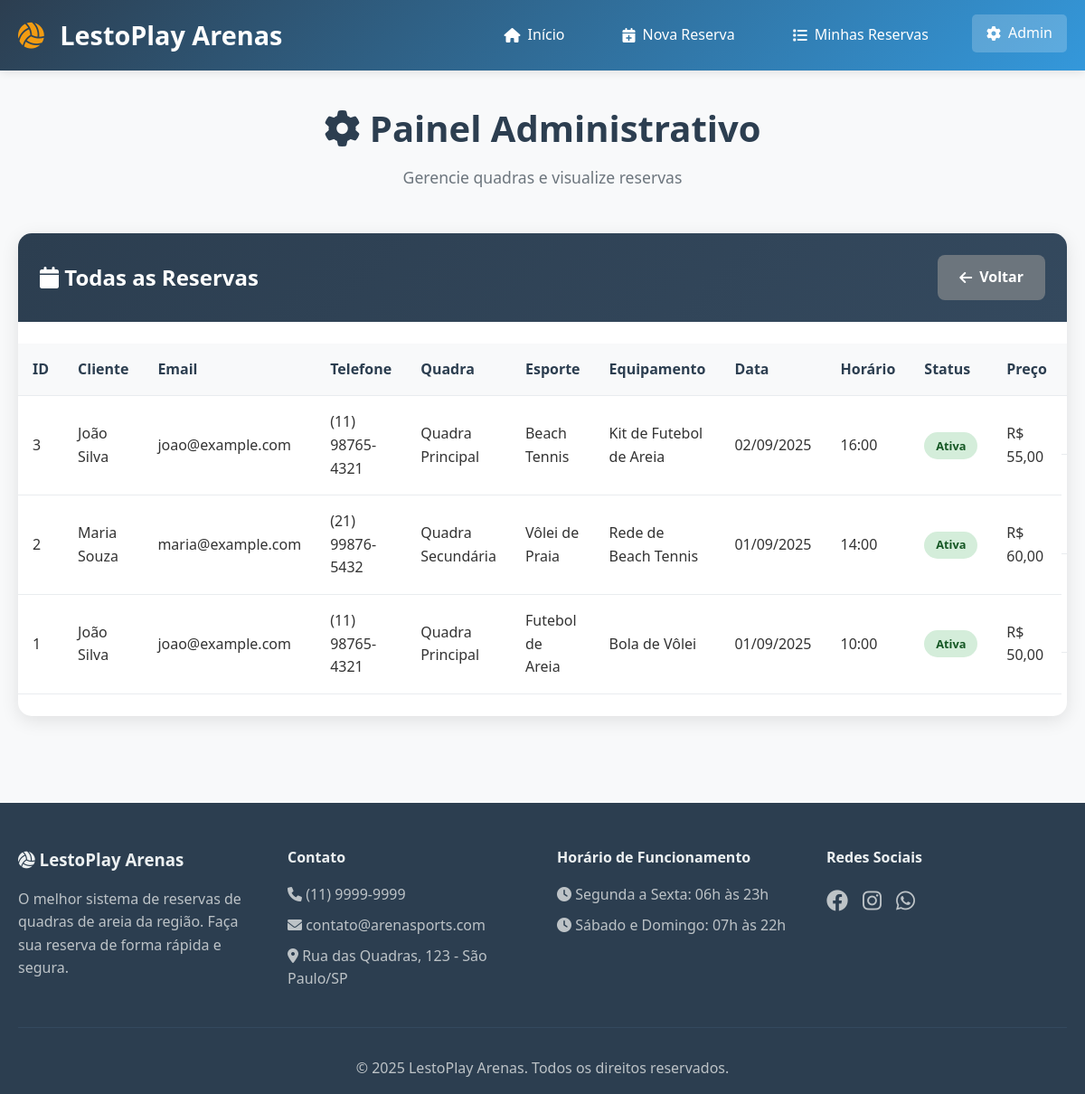
The page /admin.php?acao=reservas (signed in) on the database its author committed.
### tables this page shows
CREATE TABLE IF NOT EXISTS RESERVAS (
	IDRESERVA INT PRIMARY KEY AUTO_INCREMENT,
	HORARIO TIME,
	DATA DATE,
	PRECO DECIMAL (10, 2),
	STATUS VARCHAR (20),
	IDCLIENTE INT,
	IDESPORTE INT,
	IDEQUIP INT,
	IDQUADRA INT,
	FOREIGN KEY (IDCLIENTE) REFERENCES CLIENTE(IDCLIENTE),
	FOREIGN KEY (IDESPORTE) REFERENCES TIPOESPORTE(IDESPORTE),
	FOREIGN KEY (IDEQUIP) REFERENCES EQUIPAMENTO(IDEQUIP),
	FOREIGN KEY (IDQUADRA) REFERENCES quadras(id)
);

CREATE TABLE IF NOT EXISTS CLIENTE (
	IDCLIENTE INT PRIMARY KEY AUTO_INCREMENT,
	NOME VARCHAR (50),
	EMAIL VARCHAR (50),
	SENHA VARCHAR (50),
	TELEFONE VARCHAR (20)
);

CREATE TABLE IF NOT EXISTS quadras (
    id INT AUTO_INCREMENT PRIMARY KEY,
    nome VARCHAR(100) NOT NULL,
    localizacao VARCHAR(200) NOT NULL,
    preco_hora DECIMAL(10, 2) NOT NULL DEFAULT 0.00
);

CREATE TABLE IF NOT EXISTS TIPOESPORTE (
	IDESPORTE INT PRIMARY KEY AUTO_INCREMENT,
	MODALIDADE VARCHAR (50)
);

CREATE TABLE IF NOT EXISTS EQUIPAMENTO (
	IDEQUIP INT PRIMARY KEY AUTO_INCREMENT,
	NOME VARCHAR (50),
	QUANTIDADE INT
);

### includes/db.php (called while the page is built, shortened)
<?php
function formatarDataBR($data) {
    return date("d/m/Y", strtotime($data));
}
function formatarHora($hora) {
    return date("H:i", strtotime($hora));
}
?>

### admin.php (the view, shortened to what this page needs)
<?php
require_once ROOT_PATH . '/includes/db.php';
$acao = $_GET['acao'] ?? '';
try {
    $pdo = conectarDB();
    $stmt = $pdo->query("SELECT COUNT(*) as total FROM quadras");
    $total_quadras = $stmt->fetch()['total'];
    $stmt = $pdo->query("SELECT COUNT(*) as total FROM RESERVAS WHERE STATUS = 'ativa' AND DATA >= CURDATE()");
    $reservas_ativas = $stmt->fetch()['total'];
    $stmt = $pdo->query("SELECT COUNT(*) as total FROM RESERVAS WHERE DATA = CURDATE() AND STATUS = 'ativa'");
    $reservas_hoje = $stmt->fetch()['total'];
    $stmt = $pdo->query("SELECT SUM(PRECO) as total FROM RESERVAS WHERE STATUS = 'ativa' AND MONTH(DATA) = MONTH(CURDATE()) AND YEAR(DATA) = YEAR(CURDATE())");
    $faturamento_mes = $stmt->fetch()['total'] ?? 0;
    $stmt = $pdo->query("
        SELECT r.*, q.nome as nome_quadra, c.NOME as nome_cliente, te.MODALIDADE as nome_esporte, e.NOME as nome_equipamento
        FROM RESERVAS r
        JOIN quadras q ON r.IDQUADRA = q.id
        JOIN CLIENTE c ON r.IDCLIENTE = c.IDCLIENTE
        JOIN TIPOESPORTE te ON r.IDESPORTE = te.IDESPORTE
        JOIN EQUIPAMENTO e ON r.IDEQUIP = e.IDEQUIP
        ORDER BY r.DATA DESC, r.HORARIO DESC
        LIMIT 10
    ");
    $reservas_recentes = $stmt->fetchAll();
} catch (Exception $e) {
    $mensagem = "Erro ao carregar dados: " . $e->getMessage();
    $tipo_mensagem = "error";
    $quadras = [];
    $reservas_recentes = [];
}
include ROOT_PATH . '/includes/header.php';
?>
<div class="page-header">
    <h1><i class="fas fa-cog"></i> Painel Administrativo</h1>
    <p>Gerencie quadras e visualize reservas</p>
</div>
<?php if ($acao === '' || $acao === 'dashboard'): ?>
    <div class="admin-stats">
        <div class="stat-card">
            <div class="stat-icon">
                <i class="fas fa-volleyball-ball"></i>
            </div>
            <div class="stat-content">
                <div class="stat-number"><?php echo $total_quadras; ?></div>
                <div class="stat-label">Total de Quadras</div>
            </div>
        </div>
        <div class="stat-card">
            <div class="stat-icon">
                <i class="fas fa-calendar-check"></i>
            </div>
            <div class="stat-content">
                <div class="stat-number"><?php echo $reservas_ativas; ?></div>
                <div class="stat-label">Reservas Futuras</div>
            </div>
        </div>
        <div class="stat-card">
            <div class="stat-icon">
                <i class="fas fa-calendar-day"></i>
            </div>
            <div class="stat-content">
                <div class="stat-number"><?php echo $reservas_hoje; ?></div>
                <div class="stat-label">Reservas Hoje</div>
            </div>
        </div>
        <div class="stat-card">
            <div class="stat-icon">
                <i class="fas fa-dollar-sign"></i>
            </div>
            <div class="stat-content">
                <div class="stat-number">R$ <?php echo number_format($faturamento_mes, 2, ',', '.'); ?></div>
                <div class="stat-label">Faturamento do Mês</div>
            </div>
        </div>
    </div>
    <div class="admin-actions">
        <a href="?acao=adicionar" class="btn btn-primary">
            <i class="fas fa-plus"></i> Adicionar Quadra
        </a>
        <a href="dashboard.php" class="btn btn-info">
            <i class="fas fa-chart-bar"></i> Dashboard
        </a>
        <a href="?acao=quadras" class="btn btn-secondary">
            <i class="fas fa-list"></i> Gerenciar Quadras
        </a>
        <a href="?acao=reservas" class="btn btn-secondary">
            <i class="fas fa-calendar"></i> Ver Todas Reservas
        </a>
    </div>
    <div class="admin-sections">
        <div class="section">
            <h3><i class="fas fa-clock"></i> Reservas Recentes</h3>
            <div class="table-responsive">
                <table class="admin-table">
                    <thead>
                        <tr>
                            <th>Cliente</th>
                            <th>Quadra</th>
                            <th>Esporte</th>
                            <th>Equipamento</th>
                            <th>Data</th>
                            <th>Horário</th>
                            <th>Status</th>
                            <th>Preço</th>
                        </tr>
                    </thead>
                    <tbody>
                        <?php foreach ($reservas_recentes as $reserva): ?>
                            <tr>
                                <td><?php echo htmlspecialchars($reserva['nome_cliente']); ?></td>
                                <td><?php echo htmlspecialchars($reserva['nome_quadra']); ?></td>
                                <td><?php echo htmlspecialchars($reserva['nome_esporte']); ?></td>
                                <td><?php echo htmlspecialchars($reserva['nome_equipamento']); ?></td>
                                <td><?php echo formatarDataBR($reserva['DATA']); ?></td>
                                <td><?php echo formatarHora($reserva['HORARIO']); ?></td>
                                <td><span class="status status-<?php echo $reserva['STATUS']; ?>"><?php echo ucfirst($reserva['STATUS']); ?></span></td>
                                <td>R$ <?php echo number_format($reserva['PRECO'], 2, ',', '.'); ?></td>
                            </tr>
                        <?php endforeach; ?>
                    </tbody>
                </table>
            </div>
        </div>
    </div>
<?php elseif ($acao === 'reservas'): ?>
    <?php
    $stmt = $pdo->query("
        SELECT r.*, q.nome as nome_quadra, c.NOME as nome_cliente, c.EMAIL as email_cliente, c.TELEFONE as telefone_cliente, te.MODALIDADE as nome_esporte, e.NOME as nome_equipamento
        FROM RESERVAS r
        JOIN quadras q ON r.IDQUADRA = q.id
        JOIN CLIENTE c ON r.IDCLIENTE = c.IDCLIENTE
        JOIN TIPOESPORTE te ON r.IDESPORTE = te.IDESPORTE
        JOIN EQUIPAMENTO e ON r.IDEQUIP = e.IDEQUIP
        ORDER BY r.DATA DESC, r.HORARIO DESC
        LIMIT 50
    ");
    $todas_reservas = $stmt->fetchAll();
    ?>
    <div class="admin-section">
        <div class="section-header">
            <h2><i class="fas fa-calendar"></i> Todas as Reservas</h2>
            <a href="admin.php" class="btn btn-secondary">
                <i class="fas fa-arrow-left"></i> Voltar
            </a>
        </div>
        <div class="table-responsive">
            <table class="admin-table">
                <thead>
                    <tr>
                        <th>ID</th>
                        <th>Cliente</th>
                        <th>Email</th>
                        <th>Telefone</th>
                        <th>Quadra</th>
                        <th>Esporte</th>
                        <th>Equipamento</th>
                        <th>Data</th>
                        <th>Horário</th>
                        <th>Status</th>
                        <th>Preço</th>
                        <th>Ações</th>
                    </tr>
                </thead>
                <tbody>
                    <?php foreach ($todas_reservas as $reserva): ?>
                        <tr>
                            <td><?php echo $reserva['IDRESERVA']; ?></td>
                            <td><?php echo htmlspecialchars($reserva['nome_cliente']); ?></td>
                            <td><?php echo htmlspecialchars($reserva['email_cliente']); ?></td>
                            <td><?php echo htmlspecialchars($reserva['telefone_cliente']); ?></td>
                            <td><?php echo htmlspecialchars($reserva['nome_quadra']); ?></td>
                            <td><?php echo htmlspecialchars($reserva['nome_esporte']); ?></td>
                            <td><?php echo htmlspecialchars($reserva['nome_equipamento']); ?></td>
                            <td><?php echo formatarDataBR($reserva['DATA']); ?></td>
                            <td><?php echo formatarHora($reserva['HORARIO']); ?></td>
                            <td><span class="status status-<?php echo $reserva['STATUS']; ?>"><?php echo ucfirst($reserva['STATUS']); ?></span></td>
                            <td>R$ <?php echo number_format($reserva['PRECO'], 2, ',', '.'); ?></td>
                            <td class="actions">
                            </td>
                        </tr>
                    <?php endforeach; ?>
                </tbody>
            </table>
        </div>
    </div>
<?php endif; ?>
<?php include ROOT_PATH . '/includes/footer.php'; ?>

### style.css (style rules this page uses)
* { margin: 0; padding: 0; box-sizing: border-box; }
body { font-family: 'Segoe UI', Tahoma, Geneva, Verdana, sans-serif; line-height: 1.6; color: #333; background-color: #f8f9fa; }
.btn { display: inline-flex; align-items: center; gap: 0.5rem; padding: 0.75rem 1.5rem; border: none; border-radius: 8px; text-decoration: none; font-weight: 600; cursor: pointer; transition: all 0.3s ease; font-size: 1rem; }
.btn-secondary { background: #6c757d; color: white; }
.page-header { text-align: center; margin-bottom: 3rem; }
.page-header h1 { font-size: 2.5rem; color: #2c3e50; margin-bottom: 0.5rem; }
.page-header p { font-size: 1.1rem; color: #6c757d; }
.status { padding: 0.3rem 0.8rem; border-radius: 15px; font-size: 0.8rem; font-weight: bold; display: inline-flex; align-items: center; gap: 0.3rem; }
.status-ativa { background: #d4edda; color: #155724; }
.admin-section { background: white; border-radius: 15px; box-shadow: 0 5px 20px rgba(0,0,0,0.1); overflow: hidden; }
.section-header { background: linear-gradient(135deg, #2c3e50, #34495e); color: white; padding: 1.5rem; display: flex; justify-content: space-between; align-items: center; }
.table-responsive { overflow-x: auto; }
.admin-table { width: 100%; border-collapse: collapse; margin: 1.5rem 0; }
.admin-table th, .admin-table td { padding: 1rem; text-align: left; border-bottom: 1px solid #e9ecef; }
.admin-table th { background: #f8f9fa; font-weight: 600; color: #2c3e50; }
.actions { display: flex; gap: 0.5rem; }

### rows shown on the page
reservas: IDRESERVA "3", IDCLIENTE.NOME "João Silva", IDCLIENTE.EMAIL "joao@example.com", IDCLIENTE.TELEFONE "(11) 98765-4321", IDQUADRA.nome "Quadra Principal", IDESPORTE.MODALIDADE "Beach Tennis", IDEQUIP.NOME "Kit de Futebol de Areia", DATA "02/09/2025", HORARIO "16:00", STATUS "Ativa", PRECO "55,00"
reservas: IDRESERVA "2", IDCLIENTE.NOME "Maria Souza", IDCLIENTE.EMAIL "maria@example.com", IDCLIENTE.TELEFONE "(21) 99876-5432", IDQUADRA.nome "Quadra Secundária", IDESPORTE.MODALIDADE "Vôlei de Praia", IDEQUIP.NOME "Rede de Beach Tennis", DATA "01/09/2025", HORARIO "14:00", STATUS "Ativa", PRECO "60,00"
reservas: IDRESERVA "1", IDCLIENTE.NOME "João Silva", IDCLIENTE.EMAIL "joao@example.com", IDCLIENTE.TELEFONE "(11) 98765-4321", IDQUADRA.nome "Quadra Principal", IDESPORTE.MODALIDADE "Futebol de Areia", IDEQUIP.NOME "Bola de Vôlei", DATA "01/09/2025", HORARIO "10:00", STATUS "Ativa", PRECO "50,00"
